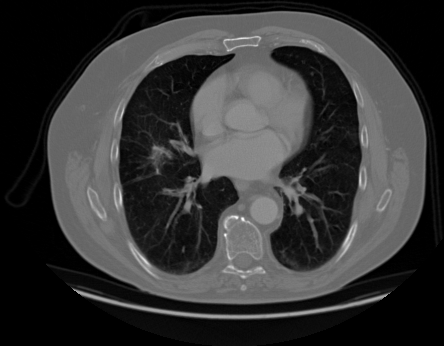
#> input picture dataset/test/000132 (8).png, 444 x 346 px, given in place of 10 (2).png, which was not available
$ jupyter execute hi_histogram_matching.ipynb   (shell and % lines are left out)   (older library calls are emulated)   (text cells are left out)
#> lines starting #> are read from the running program, lines starting #| are printed output that depends on the picture; pictures that were not available may be replaced by others from this repository, and a replacement may not be noted
[cell 1]
from google.colab import drive
drive.mount('/content/drive')

[cell 2]
# Definisikan path kaggle json
# Sesuaikan dengan path anda
import os
os.environ['KAGGLE_CONFIG_DIR'] = "/content/drive/My Drive/ImageRetrievalData"

[cell 3]
# Ubah lokasi direktori kerja
# Sesuaikan dengan path anda
%cd /content/drive/My Drive/ImageRetrievalData

[cell 4]
# import the necessary packages
from skimage import exposure
import matplotlib.pyplot as plt
import argparse
import cv2

[cell 5]
def plt_imshow(title, image):
    # convert the image frame BGR to RGB color space and display it
	image = cv2.cvtColor(image, cv2.COLOR_BGR2RGB)
	plt.imshow(image)
	plt.title(title)
	plt.grid(False)
	plt.show()

[cell 6]
# since we are using Jupyter Notebooks we can replace our argument
# parsing code with *hard coded* arguments and values
args = {
    "source": "/content/drive/MyDrive/ImageRetrievalData/Data/train/normal/10 (2).png",
    "reference": "/content/drive/MyDrive/ImageRetrievalData/Data/test/squamous.cell.carcinoma/000114 (2).png"
}

[cell 7]
# load the source and reference images
print("[INFO] loading source and reference images...")
src = cv2.imread(args["source"])
#> src is the input picture: shape (346, 444, 3); min 0, max 255, mean 54
ref = cv2.imread(args["reference"])
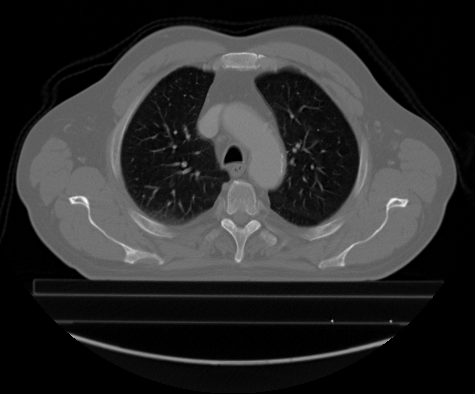
#> input picture dataset/test/000136 (8).png, 475 x 394 px, given in place of 000114 (2).png, which was not available
#> ref is the input picture: shape (394, 475, 3); min 0, max 255, mean 44.7

# determine if we are performing multichannel histogram matching
# and then perform histogram matching itself
print("[INFO] performing histogram matching...")
multi = True if src.shape[-1] > 1 else False
#> multi = True
matched = exposure.match_histograms(src, ref, multichannel=multi)
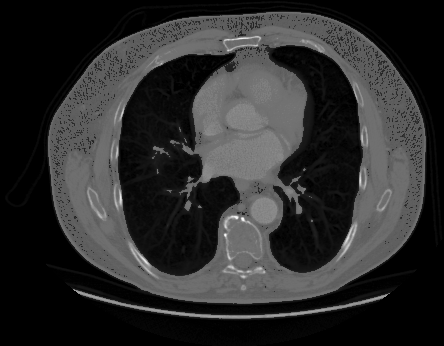
#> matched: shape (346, 444, 3); min 0, max 255, mean 44.8

# show the output images
plt_imshow("Source", src)
plt_imshow("Reference", ref)
plt_imshow("Matched", matched)

[cell 8]
# construct a figure to display the histogram plots for each channel
# before and after histogram matching was applied
(fig, axs) =  plt.subplots(nrows=3, ncols=3, figsize=(8, 8))

# loop over our source image, reference image, and output matched
# image
for (i, image) in enumerate((src, ref, matched)):
	# convert the image from BGR to RGB channel ordering
	image = cv2.cvtColor(image, cv2.COLOR_BGR2RGB)

	# loop over the names of the channels in RGB order
	for (j, color) in enumerate(("red", "green", "blue")):
		# compute a histogram for the current channel and plot it
		(hist, bins) = exposure.histogram(image[..., j],
			source_range="dtype")
		axs[j, i].plot(bins, hist / hist.max())

		# compute the cumulative distribution function for the
		# current channel and plot it
		(cdf, bins) = exposure.cumulative_distribution(image[..., j])
		axs[j, i].plot(bins, cdf)

		# set the y-axis label of the current plot to be the name
		# of the current color channel
		axs[j, 0].set_ylabel(color)
#> this loop made 3 passes

# set the axes titles
axs[0, 0].set_title("Source")
axs[0, 1].set_title("Reference")
axs[0, 2].set_title("Matched")
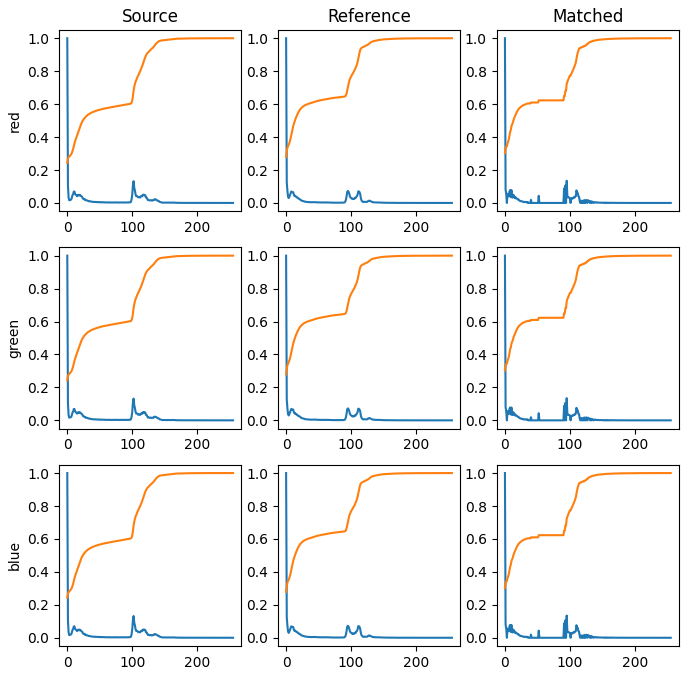
#> figure drawn by matplotlib, 9 panels; panel 1: curve peaks at x = 0, y = 1; panel 1: curve peaks at x = 255, y = 1; panel 2: curve peaks at x = 0, y = 1; panel 2: curve peaks at x = 255, y = 1
